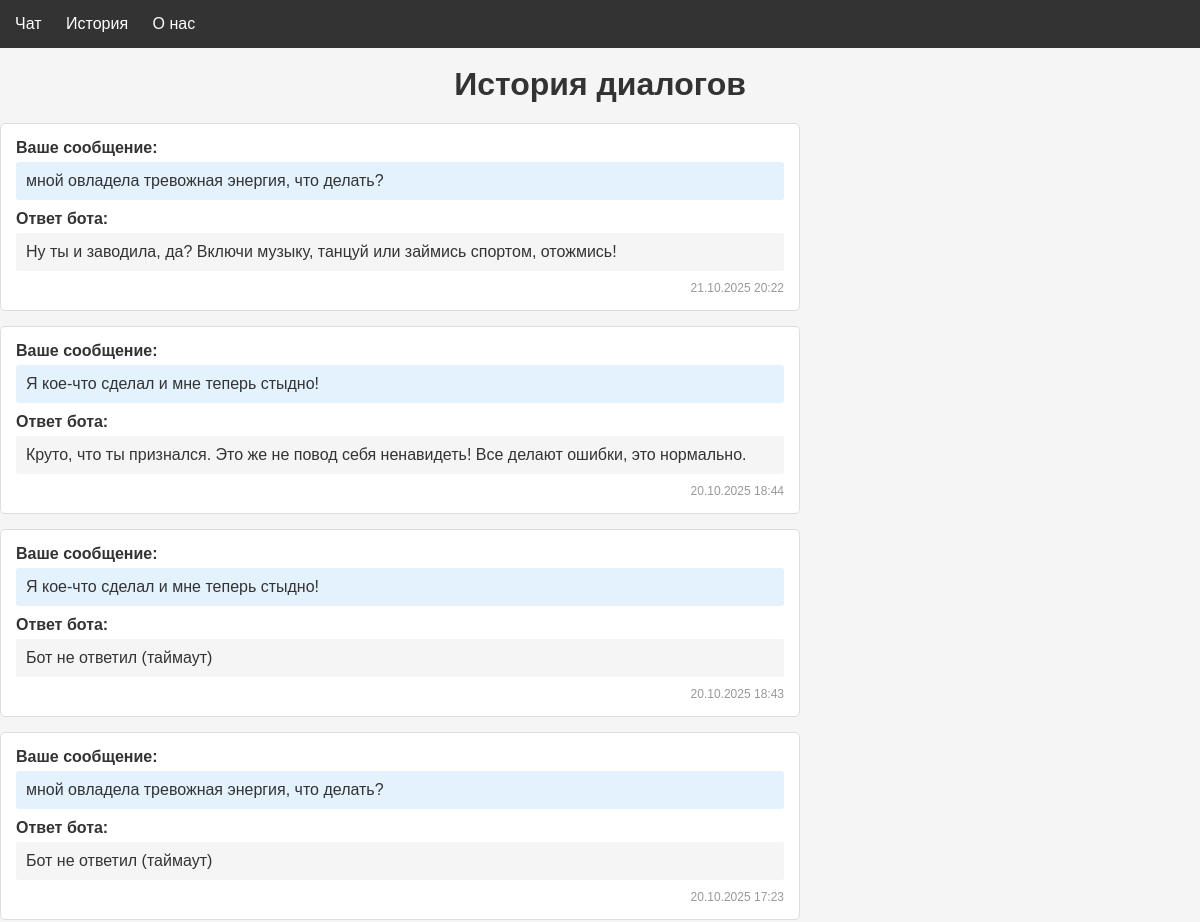
Before: /history/ (upper part) with the older database file.
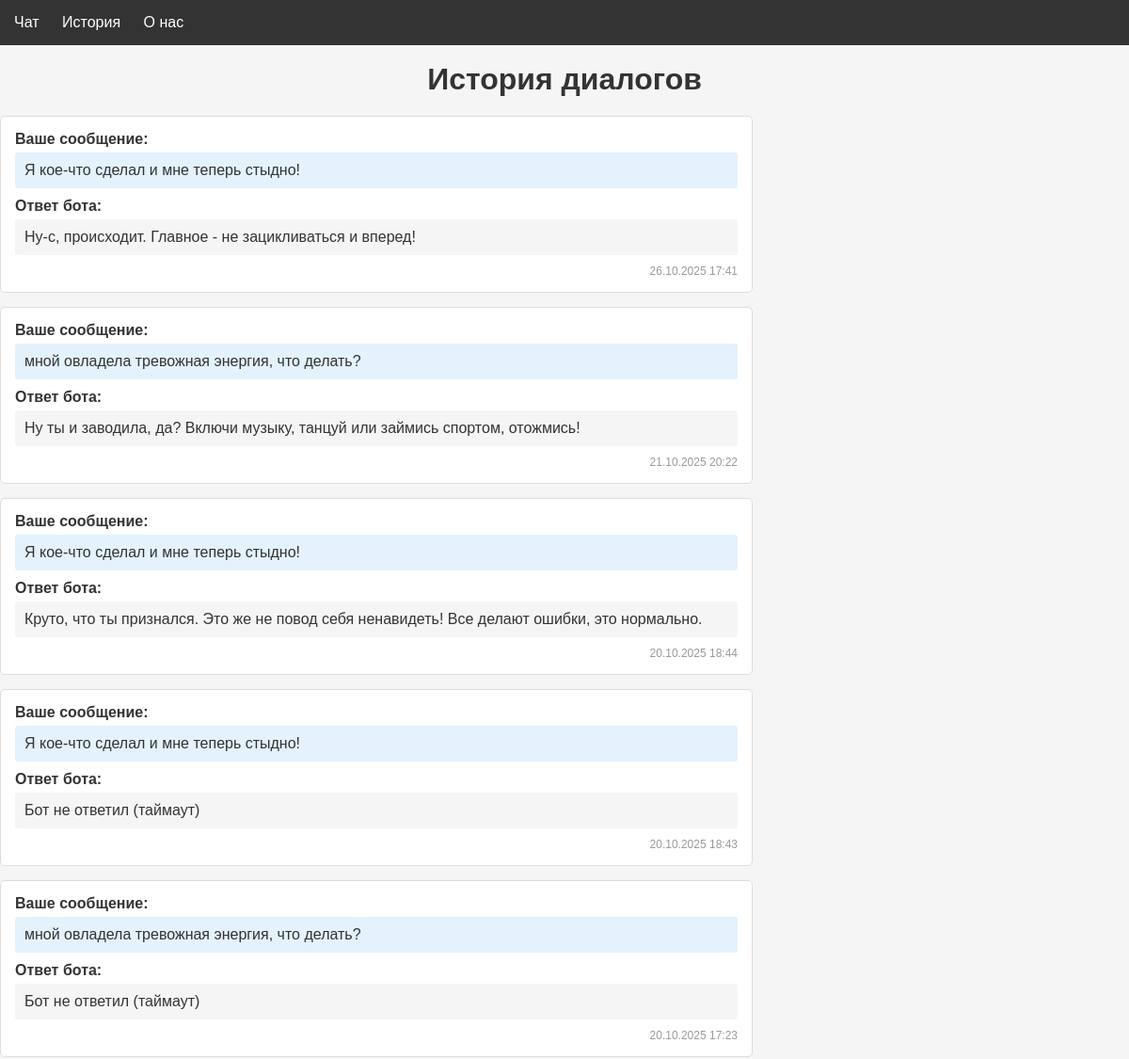
After: the same page with the newer database file.
### chat/models.py (models this page shows, shortened)
class ChatMessage(models.Model):
    user_message = models.TextField()
    bot_response = models.TextField()
    created_at = models.DateTimeField(auto_now_add=True)
    class Meta:
        ordering = ['-created_at']

### chat/views.py (the view)
# urls.py: path('history/', views.history_page, name='history_page'),
def history_page(request):
    messages = ChatMessage.objects.all()
    return render(request, 'chat/history.html', {'messages': messages})

### chat/templates/chat/history.html (shortened to what this page needs)
{% extends 'chat/base.html' %}
{% block content %}
<h1> История диалогов</h1>
{% if messages %}
    <div style="max-width: 800px;">
        {% for message in messages %}
            <div style="
                border: 1px solid #ddd;
                border-radius: 5px;
                padding: 15px;
                margin-bottom: 15px;
                background-color: white;
            ">
                <div style="margin-bottom: 10px;">
                    <strong>Ваше сообщение:</strong>
                    <p style="
                        margin-top: 5px;
                        padding: 10px;
                        background-color: #e3f2fd;
                        border-radius: 3px;
                    ">
                        {{ message.user_message }}
                    </p>
                </div>
                <div style="margin-bottom: 10px;">
                    <strong>Ответ бота:</strong>
                    <p style="
                        margin-top: 5px;
                        padding: 10px;
                        background-color: #f5f5f5;
                        border-radius: 3px;
                    ">
                        {{ message.bot_response }}
                    </p>
                </div>
                <div style="
                    text-align: right;
                    font-size: 12px;
                    color: #999;
                ">
                    {{ message.created_at|date:"d.m.Y H:i" }}
                </div>
            </div>
        {% endfor %}
    </div>
{% endif %}
{% endblock %}

Changed rows visible on the page:
added ChatMessage: user_message "Я кое-что сделал и мне теперь стыдно!", bot_response "Ну-с, происходит. Главное - не зацикливаться и вперед!", created_at "26.10.2025 17:41"
